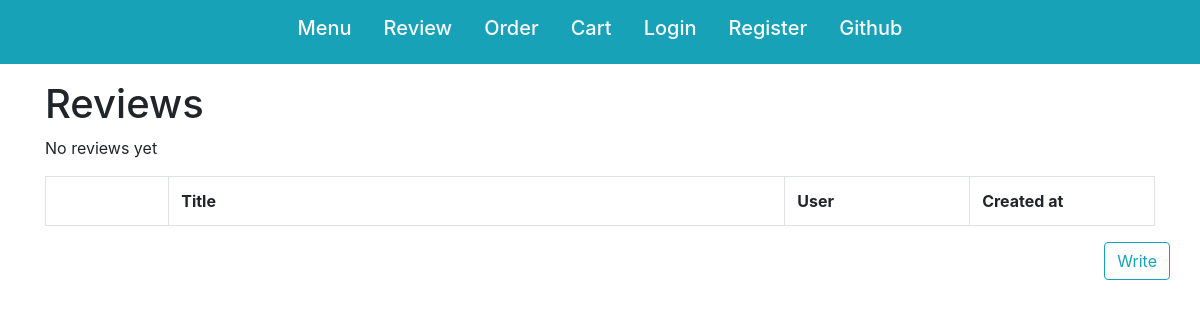
The page /reviews/ on the database as committed earlier.
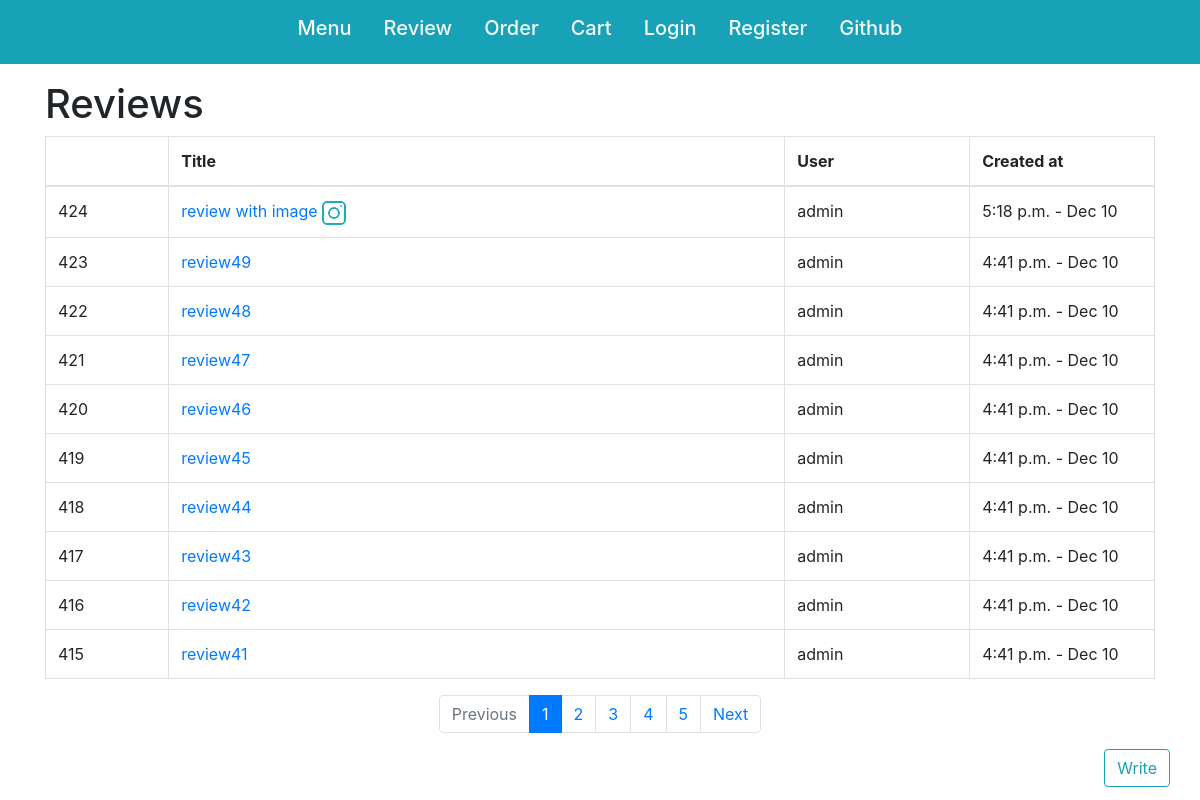
The same page on the database as committed later.
### reviews/models.py (models this page shows, shortened)
class Review(models.Model):
    user = models.ForeignKey(User, on_delete=models.SET_DEFAULT, default='deleted user', related_name='reviews')
    title = models.CharField(max_length=40)
    content = models.TextField()
    image = models.ImageField(upload_to='reviews/photos', blank=True, null=True)
    time_created = models.DateTimeField(default=timezone.now)

### reviews/views.py (the view)
# urls.py: path('', views.ReviewList.as_view(), name='review_list'),
class ReviewList(ListView):
    model = Review
    paginate_by = 10
    ordering = ['-time_created']

### reviews/templates/reviews/review_list.html (shortened to what this page needs)
{% extends "base_reviews.html" %}
{% block content %}
<h1>Reviews</h1>
{% if not review_list %}
<p>No reviews yet</p>
{% endif %}
<table class="table table-bordered table-hover">
    <colgroup>
        <col width="10%">
        <col width="50%">
        <col width="15%">
        <col width="15%">
    </colgroup>
    <thread>
        <tr>
            <th></th>
            <th>Title</th>
            <th>User</th>
            <th>Created at</th>
        </tr>
    </thread>
    <tbody>
        {% for review in review_list %}
            <tr>
                <td>{{ review.id }}</td>
                <td>
                    <a href="{% url 'review_detail' review.id %}">{{ review.title }}
                        {% if review.image %}{% load static %}
                        <img src="{% static 'reviews/img/image_icon.png' %}">
                        {% endif %}
                    </a>
                </td>
                <td>{{ review.user }}</td>
                <td>{{ review.time_created|time:'P' }} - {{ review.time_created|date:'M d' }}</td>
            </tr>
        {% endfor %}
    </tbody>
</table>
{% if is_paginated %}
<div class="row justify-content-center">
    <ul class="pagination">
    {% if page_obj.has_previous %}
        <li class="page-item"><a class="page-link" href="?page={{ page_obj.previous_page_number }}">Previous</a></li>
    {% else %}
        <li class="disabled page-item"><a class="page-link" href="">Previous</a></li>
    {% endif %}
    {% for i in page_obj.paginator.page_range %}
        {% if page_obj.number == i %}
            <li class="active page-item"><a class="page-link">{{ i }}</a></li>
        {% elif i > page_obj.number|add:'-5' and i < page_obj.number|add:'5' %}
            <li class="page-item"><a class="page-link" href="?page={{ i }}">{{ i }}</a></li>
        {% endif %}
    {% endfor %}
    {% if page_obj.has_next %}
        <li class="page-item"><a class="page-link" href="?page={{ page_obj.next_page_number }}">Next</a></li>
    {% else %}
        <li class="disabled page-item"><a class="page-link" href="">Next</a></li>
    {% endif %}
    </ul>
</div>
{% endif %}
<div class="row justify-content-end">
    <a href="{% url 'post_review' %}" class="btn btn-outline-info">Write</a>
</div>
{% endblock %}

### reviews/templates/base_reviews.html (shortened to what this page needs)
{% extends "base.html" %}

### templates/base.html (shortened to what this page needs)
<!DOCTYPE html>
<html>
<head>
    {% load static %}
    <link rel="stylesheet" href="https://stackpath.bootstrapcdn.com/bootstrap/4.1.3/css/bootstrap.min.css"
>
</head>
<body>
<nav class="navbar bg-info row justify-content-center">
    {% block navbar %}
    <a class="nav-link text-light" href="/"><h5>Menu</h5></a>
    <a class="nav-link text-light" href="/reviews"><h5>Review</h5></a>
    <a class="nav-link text-light" href="/user/order"><h5>Order</h5></a>
    <a class="nav-link text-light" href="/cart"><h5>Cart</h5></a>
    {% if not request.user.is_authenticated %}
    <a class="nav-link text-light" href="/login"><h5>Login</h5></a>
    <a class="nav-link text-light" href="/register"><h5>Register</h5></a>
    {% else %}
    <a class="nav-link text-light" href="/logout"><h5>Logout</h5></a>
    {% endif %}
    <a class="nav-link text-light" href="https://github.com/syntaxkim/project3-pizza" target="_blank"><h5>Github</h5></a>
    {% endblock %}
</nav>
<div class="container mt-3">
{% block content %}
{% endblock %}
</div>
</body>
</html>

Rows that differ between the two databases and show on the page:
added Review: id "424", title "review with image", user "admin", time_created "5:18 p.m.", time_created "Dec 10"
added Review: id "423", title "review49", user "admin", time_created "4:41 p.m.", time_created "Dec 10"
added Review: id "422", title "review48", user "admin", time_created "4:41 p.m.", time_created "Dec 10"
added Review: id "421", title "review47", user "admin", time_created "4:41 p.m.", time_created "Dec 10"
added Review: id "420", title "review46", user "admin", time_created "4:41 p.m.", time_created "Dec 10"
added Review: id "419", title "review45", user "admin", time_created "4:41 p.m.", time_created "Dec 10"
added Review: id "418", title "review44", user "admin", time_created "4:41 p.m.", time_created "Dec 10"
added Review: id "417", title "review43", user "admin", time_created "4:41 p.m.", time_created "Dec 10"
added Review: id "416", title "review42", user "admin", time_created "4:41 p.m.", time_created "Dec 10"
added Review: id "415", title "review41", user "admin", time_created "4:41 p.m.", time_created "Dec 10"
Other text that changed with them:
text no longer shown: "No reviews yet"
text now shown: "Previous Next"
new list line: "1"
new list line: "2"
new list line: "3"
new list line: "4"
new list line: "5"
